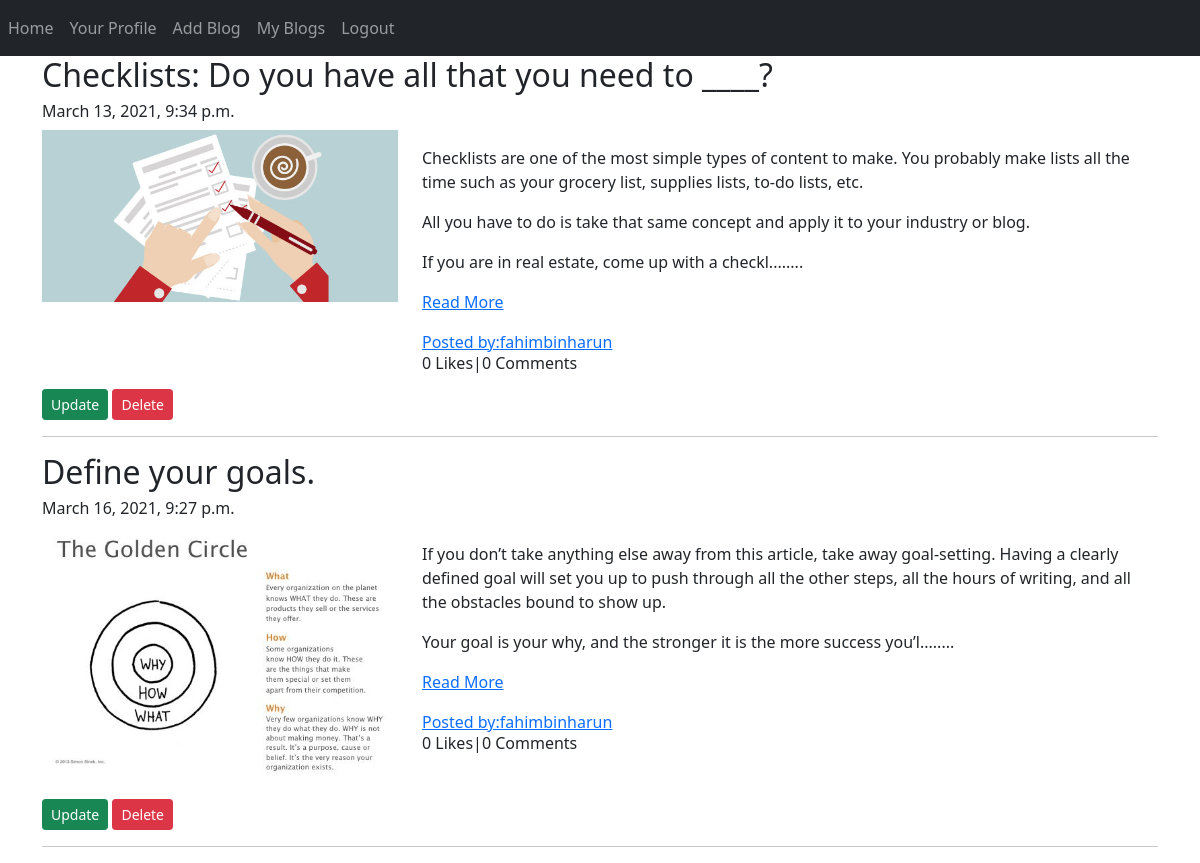
Page /blog/my-blogs/ (signed in) on the committed database.
### App_Blog/models.py (models this page shows, shortened)
class Blog(models.Model):
    author = models.ForeignKey(User, on_delete=models.CASCADE, related_name='post_author')
    blog_title = models.CharField(max_length=264, verbose_name="Put a Title")
    slug = models.SlugField(max_length=264, unique=True)
    blog_content = models.TextField(verbose_name="What is on your Mind ")
    blog_image = models.ImageField(upload_to='blog_image', verbose_name='Image')
    publish_date = models.DateTimeField(auto_now_add=True)
    update_date = models.DateTimeField(auto_now_add=True)

### App_Blog/views.py (the view)
# urls.py: path('my-blogs/', views.MyBLogs.as_view(), name='my_blogs'),
class MyBLogs(LoginRequiredMixin, TemplateView):
    template_name = 'App_Blog/my_blogs.html'

### App_Blog/templatetags/custom_filters.py (called while the page is built)
def range_filter(value):
    return value[0:300] + "........"

### templates/App_Blog/my_blogs.html (shortened to what this page needs)
{% extends 'base.html'%}
{% load custom_filters %}
{% block body %}
{% for blog in user.post_author.all %}
<h2>{{ blog.blog_title}}</h2>
<h6>{{ blog.publish_date}}</h6>
<div class="row">
    <div class="col-sm-4">
        <img src="/media/{{ blog.blog_image }}" alt="{{ blog.blog_title }}" width="100%">
    </div>
    <div class="col-sm-8">
        <p>{{ blog.blog_content|range_filter|linebreaks }} <a href="{% url 'App_Blog:blog_details' slug=blog.slug %}">Read More</a></p>
        <a href="#">Posted by:{{ blog.author }}</a>
        <h6>{{ blog.blog_liked.count }} Likes|{{ blog.blog_comment.count }} Comments</h6>
    </div>
</div>
<a href="{% url 'App_Blog:edit_blogs' pk=blog.pk %}" class="btn btn-success btn-sm mt-2"> Update </a>
<a href="{% url 'App_Blog:delete_blogs' pk=blog.pk %}" class="btn btn-danger btn-sm mt-2"> Delete </a>
<hr>
{% endfor %}
{% endblock %}

### rows in the picture
Blog: blog_title "Checklists: Do you have all that you need to ____?", publish_date "March 13, 2021, 9:34 p.m.", blog_image (picture), blog_content|range_filter "Checklists are one of the most simple types of content to make. You probably make lists all the time such as your grocery list, supplies lists, to-do lists, etc. All you have to do is take that same concept and apply it to your industry or blog. If you are in real estate, come up with a checkl........", author "fahimbinharun", blog_liked.count "0", blog_comment.count "0"
Blog: blog_title "Define your goals.", publish_date "March 16, 2021, 9:27 p.m.", blog_image (picture), blog_content|range_filter "If you don’t take anything else away from this article, take away goal-setting. Having a clearly defined goal will set you up to push through all the other steps, all the hours of writing, and all the obstacles bound to show up. Your goal is your why, and the stronger it is the more success you’l........", author "fahimbinharun", blog_liked.count "0", blog_comment.count "0"
